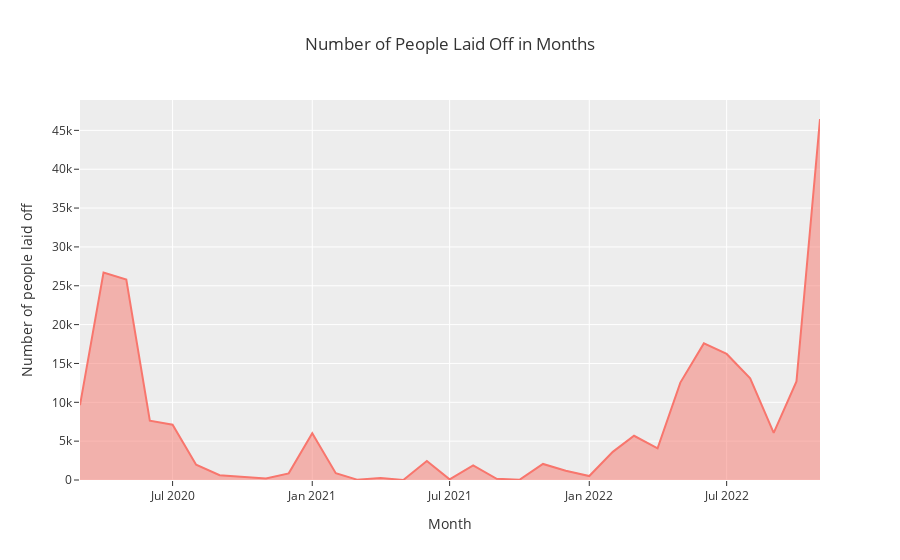

The notebook cell saved with this chart:
### Code cell
#Area Plot
group = pd.pivot_table(df, index='bulan', values='total_laid_off', aggfunc='sum').reset_index()

area_plot = px.area(group, 
        x='bulan', 
        y='total_laid_off', 
        labels= {'bulan': 'Month', 'total_laid_off':'Number of people laid off'},
       template= 'ggplot2',
       title='Number of People Laid Off in Months')

### Figure 1 — Plotly figure (JSON) as saved in the notebook; plotly's stock layout.template omitted (floating-point values rounded to 4 significant figures)
{"data": [{"hovertemplate": "Month=%{x}<br>Number of people laid off=%{y}<extra></extra>", "legendgroup": "", "line": {"color": "#F8766D"}, "marker": {"symbol": "circle"}, "mode": "lines", "name": "", "orientation": "v", "showlegend": false, "stackgroup": "1", "type": "scatter", "x": ["2020-03-01T00:00:00", "2020-04-01T00:00:00", "2020-05-01T00:00:00", "2020-06-01T00:00:00", "2020-07-01T00:00:00", "2020-08-01T00:00:00", "2020-09-01T00:00:00", "2020-10-01T00:00:00", "2020-11-01T00:00:00", "2020-12-01T00:00:00", "2021-01-01T00:00:00", "2021-02-01T00:00:00", "2021-03-01T00:00:00", "2021-04-01T00:00:00", "2021-05-01T00:00:00", "2021-06-01T00:00:00", "2021-07-01T00:00:00", "2021-08-01T00:00:00", "2021-09-01T00:00:00", "2021-10-01T00:00:00", "2021-11-01T00:00:00", "2021-12-01T00:00:00", "2022-01-01T00:00:00", "2022-02-01T00:00:00", "2022-03-01T00:00:00", "2022-04-01T00:00:00", "2022-05-01T00:00:00", "2022-06-01T00:00:00", "2022-07-01T00:00:00", "2022-08-01T00:00:00", "2022-09-01T00:00:00", "2022-10-01T00:00:00", "2022-11-01T00:00:00"], "xaxis": "x", "y": [9628, 26710, 25804, 7627, 7112, 1969, 609, 450, 207, 852, 6013, 868, 47, 261, 0, 2434, 80, 1867, 161, 22, 2070, 1200, 510, 3625, 5694, 4064, 12535, 17584, 16223, 13095, 6067, 12683, 46463], "yaxis": "y"}], "layout": {"legend": {"tracegroupgap": 0}, "title": {"text": "Number of People Laid Off in Months"}, "xaxis": {"anchor": "y", "domain": [0, 1], "title": {"text": "Month"}}, "yaxis": {"anchor": "x", "domain": [0, 1], "title": {"text": "Number of people laid off"}}}}
